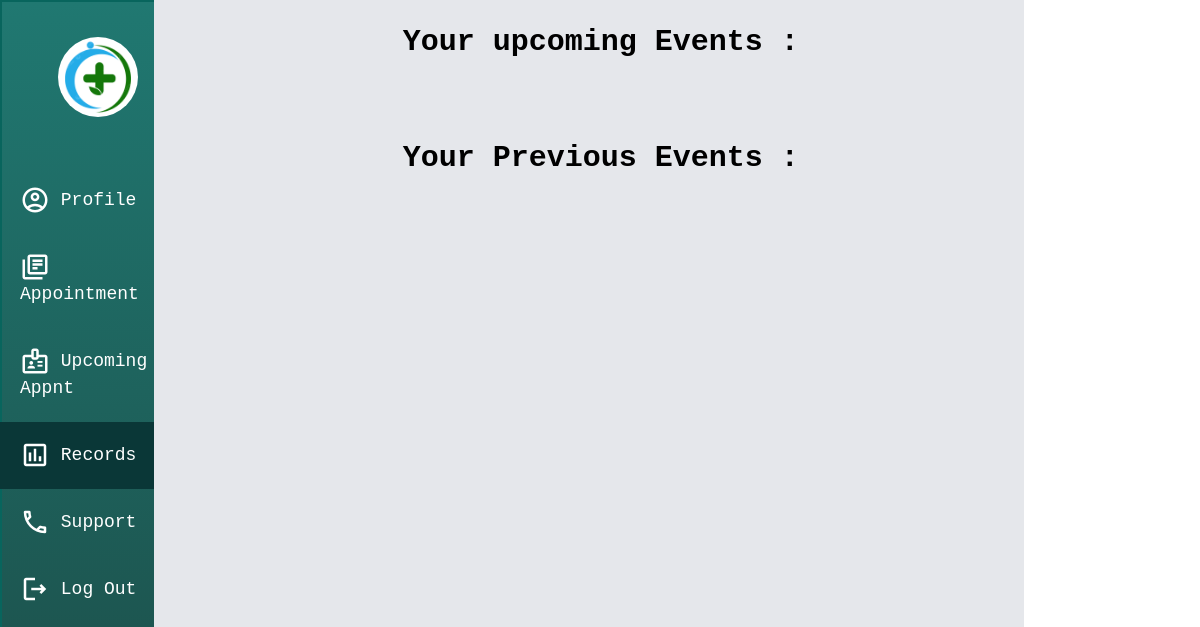
Before: /pdash/drecords/ (signed in) with the older database file.
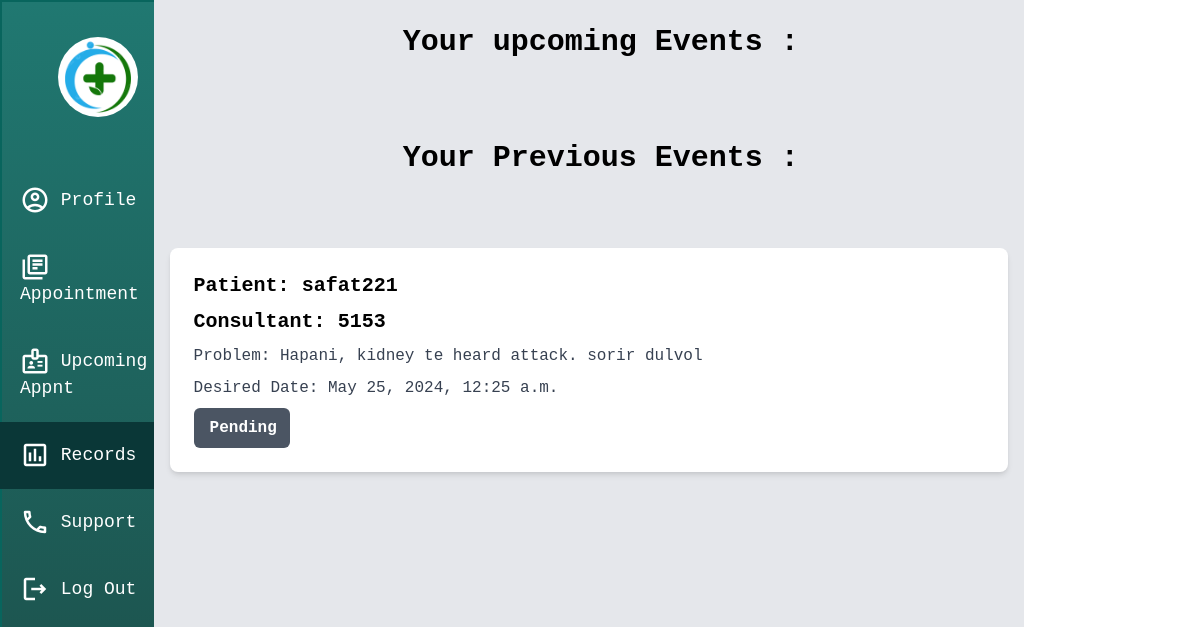
After: the same page with the newer database file.
### appointment/models.py (models this page shows, shortened)
class Appnt_info(models.Model):
    username = models.CharField(max_length=100 , default="Empty")
    serialno = models.CharField(max_length=100 , default="Empty")
    problemInfo = models.CharField(max_length=1000 , default="Empty")
    desireDate = models.DateTimeField(default=timezone.now)
    STATUS_CHOICES = [
        ('pending', 'Pending'),
        ('accepted', 'Accepted'),
        ('rejected', 'Rejected'),
    ]
    status = models.CharField(max_length=10, choices=STATUS_CHOICES, default='pending')

### dashboard_p/views.py (the view)
# urls.py: path('drecords/' , views.drecords , name='drecords'),
def drecords(request):
    if request.session.get('loggedIn_d'):
        current_time = timezone.now()
        upcoming = Appnt_info.objects.filter(desireDate__gt=current_time , serialno=request.session['serialno'])
        previous = Appnt_info.objects.filter(desireDate__lt=current_time , serialno=request.session['serialno'])
        return render(request , 'doctor/records.html' , {'upcoming' : upcoming , 'previous' : previous})
    else:
        return redirect('pdash')

### templates/doctor/records.html (shortened to what this page needs)
{% extends "doctor/base_d.html" %}
{% load static %}
{% block content %}
<form method="POST" >
    <div class=" container">
        <div id="pcards" class=" w-full h-full flex flex-col justify-around">
            <div class=" flex justify-around mb-14" id="next-1">
            <h1 class="text-3xl font-mono font-semibold  mt-6 ml-6 text-center">Your upcoming Events : </h1>
            </div>
        <div class=" flex justify-around mb-14" id="next-1">
            <h1 class="text-3xl font-mono font-semibold  mt-6 ml-6 text-center">Your Previous Events : </h1>
            </div>
        {% for post in previous %}
                <div class="bg-white shadow-md rounded-lg p-6 m-4">
                    <h2 class="text-xl font-mono font-semibold mb-2">Patient: {{ post.username }}</h2>
                    <h2 class="text-xl font-mono font-semibold mb-2">Consultant: {{ post.serialno }}</h2>
                    <p class="text-gray-700 font-mono mb-2">Problem: {{ post.problemInfo }}</p>
                    <p class="text-gray-700 font-mono mb-2">Desired Date: {{ post.desireDate }}</p>
                    {% if post.status == "pending" %}
                        <div class="bg-gray-600 w-24    font-mono text-white font-bold py-2 px-4 rounded-md mr-2" name="action" value="accept" type="submit">Pending</div>
                    {%elif post.status == "accepted"%}
                        <div class="bg-blue-600 w-28  font-mono text-white font-bold py-2 px-4 rounded-md mr-2" name="action" value="accept" type="submit">Accepted</div>
                    {%elif post.status == "rejected"%}
                        <div class="bg-red-600 w-28 font-mono text-white font-bold py-2 px-4 rounded-md" name="action" value="reject" type="submit"> Rejected</div>
                    {% endif %}
            </div>
            {% endfor %}
    </div>
</form>
{% endblock %}

### templates/doctor/base_d.html (shortened to what this page needs)
{% load static %}
<!DOCTYPE html>
<html lang="en">
  <head>
    <link rel="stylesheet" href={% static "bg.css" %}>
    <link href="https://cdn.jsdelivr.net/npm/tailwindcss@2.2.19/dist/tailwind.min.css" rel="stylesheet">
    <link rel="stylesheet" href={% static "style.css" %}>
  </head>
  <body>
    <div class="container">
        <div class="right_side fixed">
            <div class="sidebar-title">
                <div class="sidebar-brand">
                  <div class="ml-9" >
                    <a href={% url 'home' %} >
                      <img src={% static "img.jpg" %} alt="Logo" class="w-20 h-20  rounded-full ">
                  </a>
                  </div>
                </div>
              </div>
              <ul class="sidebar-list">
                <a href=  {% url 'dprofile' %} >
                    <li class="sidebar-list-item text-white font-mono dprofile">
                    <span class="material-icons-outlined ">account_circle</span> Profile
                  </li>
                </a>
                <a href={% url 'appnt_d' %}>
                    <li class="sidebar-list-item  text-white font-mono appnt_d">
                    <span class="material-icons-outlined">library_books</span> Appointment
                  </li>
                  <a href={% url 'dupcoming' %}>
                    <li class="sidebar-list-item  text-white font-mono dupcoming">
                      <span class="material-icons-outlined">badge</span> Upcoming Appnt
                    </li>
                  <a href={% url 'drecords' %}>
                    <li class="sidebar-list-item  text-white font-mono drecords">
                    <span class="material-icons-outlined">poll</span> Records
                  </li>
                  <a href={% url 'dcontact' %}>
                    <li class="sidebar-list-item  text-white font-mono dcontact">
                    <span class="material-icons-outlined">phone</span> Support
                  </li>
                  <a href= {% url "logout" %} >
                    <li class="sidebar-list-item  text-white font-mono" href =  "#" >
                    <span class="material-icons-outlined">logout</span> Log Out
                  </li>
                  </a>
              </ul>
        </div>
        <div class="bg-gray-200 main ">
          {% block content %}{% endblock content %}
        </div>
    </div>
  </body>
</html>

### static/style.css (style rules this page uses)
.container { display: flex; flex-direction: row; justify-content: space-between; }
.right_side { border: 2px solid #08655d; box-shadow: 0px 0px 10px 0px #096e66; width: 15%; height: 100vh; background:linear-gradient(to bottom, #207871, #1c4d48); }
.main { width: 85%; position: relative; left: 15%; min-height: 100vh; height: auto; }
.material-icons-outlined { vertical-align: middle; line-height: 1px; font-size: 30px; }
.sidebar-title { display: flex; justify-content: space-between; align-items: center; padding: 20px 20px 20px 20px; margin-bottom: 30px; }
.sidebar-brand { margin-top: 15px; font-size: 30px; font-weight: 700; }
.sidebar-list { padding: 0; margin-top: 15px; margin-left: -2px; list-style-type: none; }
.sidebar-list-item { padding: 20px 20px 20px 20px; font-size: 18px; }
.sidebar-list-item-cus { padding: 20px 20px 20px 20px; font-size: 18px; background-color: #0a3737; }

Changed rows visible on the page:
added Appnt_info: username "safat221", serialno "5153", problemInfo "Hapani, kidney te heard attack. sorir dulvol", desireDate "May 25, 2024, 12:25 a.m.", status "Pending"
